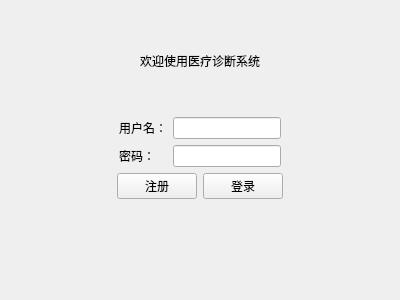
<?xml version="1.0" encoding="UTF-8"?>
<ui version="4.0">
 <class>LoginView</class>
 <widget class="QWidget" name="LoginView">
  <property name="geometry">
   <rect>
    <x>0</x>
    <y>0</y>
    <width>400</width>
    <height>300</height>
   </rect>
  </property>
  <property name="windowTitle">
   <string>登录窗口</string>
  </property>
  <layout class="QGridLayout" name="gridLayout_2">
   <item row="0" column="0">
    <layout class="QVBoxLayout" name="verticalLayout_3">
     <item>
      <layout class="QVBoxLayout" name="verticalLayout_2">
       <item>
        <spacer name="verticalSpacer_3">
         <property name="orientation">
          <enum>Qt::Orientation::Vertical</enum>
         </property>
         <property name="sizeHint" stdset="0">
          <size>
           <width>20</width>
           <height>40</height>
          </size>
         </property>
        </spacer>
       </item>
       <item>
        <layout class="QVBoxLayout" name="verticalLayout">
         <item>
          <layout class="QHBoxLayout" name="horizontalLayout_2">
           <item>
            <spacer name="horizontalSpacer">
             <property name="orientation">
              <enum>Qt::Orientation::Horizontal</enum>
             </property>
             <property name="sizeHint" stdset="0">
              <size>
               <width>40</width>
               <height>20</height>
              </size>
             </property>
            </spacer>
           </item>
           <item>
            <widget class="QLabel" name="label">
             <property name="text">
              <string>欢迎使用医疗诊断系统</string>
             </property>
             <property name="alignment">
              <set>Qt::AlignmentFlag::AlignCenter</set>
             </property>
            </widget>
           </item>
           <item>
            <spacer name="horizontalSpacer_2">
             <property name="orientation">
              <enum>Qt::Orientation::Horizontal</enum>
             </property>
             <property name="sizeHint" stdset="0">
              <size>
               <width>40</width>
               <height>20</height>
              </size>
             </property>
            </spacer>
           </item>
          </layout>
         </item>
         <item>
          <spacer name="verticalSpacer">
           <property name="orientation">
            <enum>Qt::Orientation::Vertical</enum>
           </property>
           <property name="sizeHint" stdset="0">
            <size>
             <width>20</width>
             <height>40</height>
            </size>
           </property>
          </spacer>
         </item>
         <item>
          <layout class="QHBoxLayout" name="horizontalLayout_4">
           <item>
            <spacer name="horizontalSpacer_4">
             <property name="orientation">
              <enum>Qt::Orientation::Horizontal</enum>
             </property>
             <property name="sizeHint" stdset="0">
              <size>
               <width>40</width>
               <height>20</height>
              </size>
             </property>
            </spacer>
           </item>
           <item>
            <layout class="QGridLayout" name="gridLayout">
             <item row="0" column="0">
              <widget class="QLabel" name="label_2">
               <property name="text">
                <string>用户名：</string>
               </property>
              </widget>
             </item>
             <item row="0" column="1">
              <widget class="QLineEdit" name="lineEdit"/>
             </item>
             <item row="1" column="0">
              <widget class="QLabel" name="label_3">
               <property name="text">
                <string>密码：</string>
               </property>
              </widget>
             </item>
             <item row="1" column="1">
              <widget class="QLineEdit" name="lineEdit_2"/>
             </item>
            </layout>
           </item>
           <item>
            <spacer name="horizontalSpacer_6">
             <property name="orientation">
              <enum>Qt::Orientation::Horizontal</enum>
             </property>
             <property name="sizeHint" stdset="0">
              <size>
               <width>40</width>
               <height>20</height>
              </size>
             </property>
            </spacer>
           </item>
          </layout>
         </item>
         <item>
          <layout class="QHBoxLayout" name="horizontalLayout_3">
           <item>
            <spacer name="horizontalSpacer_3">
             <property name="orientation">
              <enum>Qt::Orientation::Horizontal</enum>
             </property>
             <property name="sizeHint" stdset="0">
              <size>
               <width>40</width>
               <height>20</height>
              </size>
             </property>
            </spacer>
           </item>
           <item>
            <layout class="QHBoxLayout" name="horizontalLayout">
             <item>
              <widget class="QPushButton" name="btSignup">
               <property name="text">
                <string>注册</string>
               </property>
              </widget>
             </item>
             <item>
              <widget class="QPushButton" name="btSignin">
               <property name="text">
                <string>登录</string>
               </property>
              </widget>
             </item>
            </layout>
           </item>
           <item>
            <spacer name="horizontalSpacer_5">
             <property name="orientation">
              <enum>Qt::Orientation::Horizontal</enum>
             </property>
             <property name="sizeHint" stdset="0">
              <size>
               <width>40</width>
               <height>20</height>
              </size>
             </property>
            </spacer>
           </item>
          </layout>
         </item>
        </layout>
       </item>
      </layout>
     </item>
     <item>
      <spacer name="verticalSpacer_4">
       <property name="orientation">
        <enum>Qt::Orientation::Vertical</enum>
       </property>
       <property name="sizeHint" stdset="0">
        <size>
         <width>20</width>
         <height>40</height>
        </size>
       </property>
      </spacer>
     </item>
    </layout>
   </item>
  </layout>
 </widget>
 <resources/>
 <connections/>
</ui>
